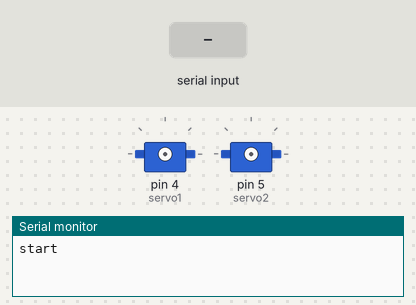
The sketch below on a simulated Arduino Uno, built with avr-gcc and run on an emulated ATmega328P. Parts: 2 × servo, the last lines printed to the serial monitor. The inputs (shaded band) are chosen by the test bench.

Above: at 1.2 s.
1.3 s: "I" received over Serial
2.8 s: "L" received over the second serial link
At 2.81 s:
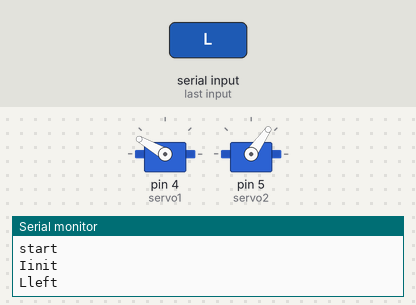
4.3 s: "R" received over Serial
At 4.31 s:
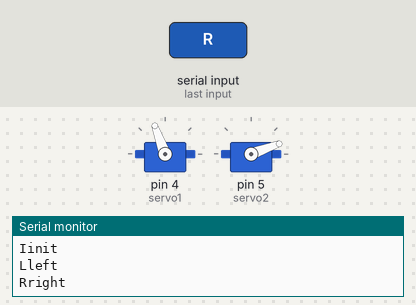
5.8 s: "B" received over the second serial link
At 5.81 s:
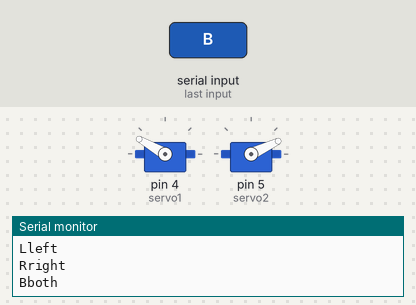
Timing chart, 0 to 8.8 s (numbered marks = the images above; inputs shaded):
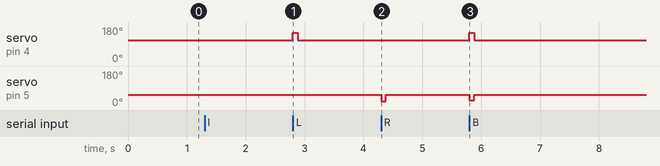

Measured:
- after the input at 2.8 s, servo on pin 4 (servo1): 110° → 150° at once, → 110° 0.08 s later
- after the input at 4.3 s, servo on pin 5 (servo2): 55° → 20° at once, → 55° 0.08 s later
- after the input at 5.8 s, servo on pin 4 (servo1): 110° → 150° at once, → 110° 0.08 s later; servo on pin 5 (servo2): 55° → 25° at once, → 55° 0.08 s later

The sketch:

DrumRobot.ino
```cpp
#include <Servo.h>
#include <SoftwareSerial.h>

SoftwareSerial BTSerial(12, 13); // RX | TX

Servo servo1;
Servo servo2;

bool inited = 0;

void setup()
{
  Serial.begin(9600);

  Serial.println("start");

  BTSerial.begin(9600);

  BTSerial.println("btstart");
}

void loop()
{
  if(BTSerial.available() > 0)
  {
    char data =  BTSerial.read();

    Serial.write(data);

    parseData(data);
  }

  if(Serial.available() > 0)
  {
    char data =  Serial.read();

    Serial.write(data);

    parseData(data);
  }
}

void parseData(char data)
{
    switch (data)
    {
        case 'I':
            Serial.println("init");
            if(!inited)
            {
              servo1.attach(4);
              servo2.attach(5);

              servo1.write(110);
              servo2.write(55);
            }
            inited = 1;
            break;

       case 'L':
            Serial.println("left");
            servo1.write(150);
            delay(80);
            servo1.write(110);
            break;

       case 'R':
            Serial.println("right");
            servo2.write(20);
            delay(80);
            servo2.write(55);
            break;

       case 'B':
            Serial.println("both");
            servo1.write(150);
            servo2.write(25);
            delay(80);
            servo1.write(110);
            servo2.write(55);
            break;
    }
}
```
